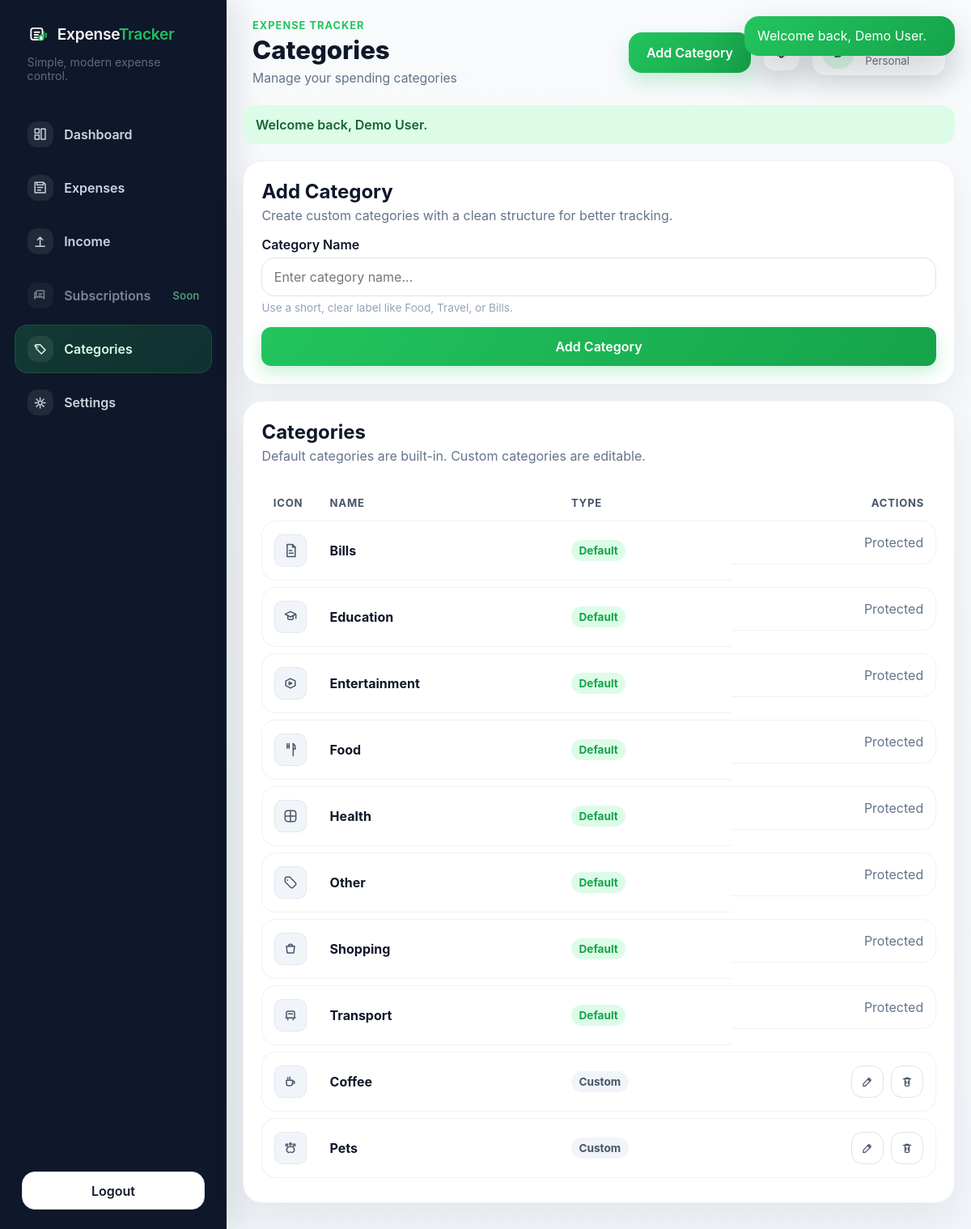
/pages/categories.php (signed in), run on the app's committed database.
### tables this page shows
CREATE TABLE categories (
    id INT UNSIGNED AUTO_INCREMENT PRIMARY KEY,
    user_id INT UNSIGNED NULL,
    name VARCHAR(50) NOT NULL,
    is_default TINYINT(1) NOT NULL DEFAULT 0,
    created_at TIMESTAMP NOT NULL DEFAULT CURRENT_TIMESTAMP,
    updated_at TIMESTAMP NOT NULL DEFAULT CURRENT_TIMESTAMP ON UPDATE CURRENT_TIMESTAMP,
    CONSTRAINT fk_categories_user
        FOREIGN KEY (user_id) REFERENCES users(id)
        ON DELETE CASCADE,
    UNIQUE KEY unique_user_category (user_id, name)
);

### includes/functions.php (called while the page is built, shortened)
<?php
require_once __DIR__ . '/../config/db.php';
function db(): PDO
{
    global $pdo;
    return $pdo;
}
function currentUserAvatarUrl(): string
{
    $avatarUrl = trim((string) ($_SESSION['user_avatar_url'] ?? ''));
    $userId = (int) ($_SESSION['user_id'] ?? 0);
    try {
        $statement = db()->prepare('SELECT avatar_url FROM users WHERE id = :id LIMIT 1');
        $statement->execute(['id' => $userId]);
        $avatarUrl = trim((string) $statement->fetchColumn());
    } catch (Throwable $exception) {
        return '';
    }
    return $avatarUrl;
}
function appBasePath(): string
{
    static $basePath;
    if ($basePath !== null) {
        return $basePath;
    }
    $documentRoot = realpath($_SERVER['DOCUMENT_ROOT'] ?? '') ?: '';
    $appRoot = realpath(__DIR__ . '/..') ?: '';
    if ($documentRoot !== '' && $appRoot !== '' && str_starts_with($appRoot, $documentRoot)) {
        $basePath = str_replace('\\', '/', substr($appRoot, strlen($documentRoot))) ?: '';
    } else {
        $basePath = '';
    }
    return rtrim($basePath, '/');
}
function url(string $path = ''): string
{
    $basePath = appBasePath();
    $normalizedPath = ltrim($path, '/');
    if ($normalizedPath === '') {
        return $basePath !== '' ? $basePath . '/' : '/';
    }
    return ($basePath !== '' ? $basePath : '') . '/' . $normalizedPath;
}
function currentRoute(): string
{
    $requestPath = parse_url($_SERVER['REQUEST_URI'] ?? '', PHP_URL_PATH) ?: '';
    $basePath = appBasePath();
    return ltrim($requestPath, '/');
}
function isLoggedIn(): bool
{
    return isset($_SESSION['user_id']);
}
function currentUserId(): int
{
    return (int) ($_SESSION['user_id'] ?? 0);
}
function currentUserExists(): bool
{
    $userId = currentUserId();
    $statement = db()->prepare('SELECT COUNT(*) FROM users WHERE id = :id');
    $statement->execute(['id' => $userId]);
    return (int) $statement->fetchColumn() > 0;
}
function requireLogin(): void
{
    if (!currentUserExists()) {
        $_SESSION = [];
        if (ini_get('session.use_cookies')) {
            $params = session_get_cookie_params();
            setcookie(session_name(), '', time() - 42000, $params['path'], $params['domain'], (bool) $params['secure'], (bool) $params['httponly']);
        }
        session_destroy();
        session_start();
        setFlash('error', 'Your session expired after a database reset. Please log in again.');
        redirect('auth/login.php');
    }
}
function e(?string $value): string
{
    return htmlspecialchars((string) $value, ENT_QUOTES, 'UTF-8');
}
function getUserCategories(int $userId): array
{
    $statement = db()->prepare(
        'SELECT id, name, is_default
         FROM categories
         WHERE user_id = :user_id OR is_default = 1
         ORDER BY is_default DESC, name ASC'
    );
    $statement->execute(['user_id' => $userId]);
    return $statement->fetchAll();
}

### pages/categories.php (the view, shortened to what this page needs)
<?php
require_once __DIR__ . '/../includes/functions.php';
requireLogin();
$userId = currentUserId();
function categoryIcon(string $name): string
{
    $key = strtolower(trim($name));
    $foodIcon = <<<'SVG'
<svg viewBox="0 0 24 24" aria-hidden="true" fill="none">
    <path d="M7 3v7M10 3v7M7 7h3M16 3v18" stroke="currentColor" stroke-width="1.8" stroke-linecap="round" stroke-linejoin="round"/>
    <path d="M16 3c2.2 1.4 3 3.3 3 5.4V11h-3" stroke="currentColor" stroke-width="1.8" stroke-linecap="round" stroke-linejoin="round"/>
</svg>
SVG;
    $billIcon = <<<'SVG'
<svg viewBox="0 0 24 24" aria-hidden="true" fill="none">
    <path d="M7 3h8l4 4v14H7z" stroke="currentColor" stroke-width="1.8" stroke-linecap="round" stroke-linejoin="round"/>
    <path d="M15 3v4h4M10 12h4M10 16h6" stroke="currentColor" stroke-width="1.8" stroke-linecap="round" stroke-linejoin="round"/>
</svg>
SVG;
    $transportIcon = <<<'SVG'
<svg viewBox="0 0 24 24" aria-hidden="true" fill="none">
    <path d="M6 16V8a2 2 0 0 1 2-2h8a2 2 0 0 1 2 2v8" stroke="currentColor" stroke-width="1.8" stroke-linecap="round" stroke-linejoin="round"/>
    <path d="M5 16h14M8 19h.01M16 19h.01M8 16v3M16 16v3M9 10h6" stroke="currentColor" stroke-width="1.8" stroke-linecap="round" stroke-linejoin="round"/>
</svg>
SVG;
    $shoppingIcon = <<<'SVG'
<svg viewBox="0 0 24 24" aria-hidden="true" fill="none">
    <path d="M6 8h12l-1.2 10H7.2z" stroke="currentColor" stroke-width="1.8" stroke-linecap="round" stroke-linejoin="round"/>
    <path d="M9 8a3 3 0 1 1 6 0" stroke="currentColor" stroke-width="1.8" stroke-linecap="round" stroke-linejoin="round"/>
</svg>
SVG;
    $healthIcon = <<<'SVG'
<svg viewBox="0 0 24 24" aria-hidden="true" fill="none">
    <path d="M12 5v14M5 12h14" stroke="currentColor" stroke-width="1.8" stroke-linecap="round" stroke-linejoin="round"/>
    <rect x="4" y="4" width="16" height="16" rx="4" stroke="currentColor" stroke-width="1.8"/>
</svg>
SVG;
    $entertainmentIcon = <<<'SVG'
<svg viewBox="0 0 24 24" aria-hidden="true" fill="none">
    <path d="M5 8.5 12 5l7 3.5v7L12 19l-7-3.5z" stroke="currentColor" stroke-width="1.8" stroke-linecap="round" stroke-linejoin="round"/>
    <path d="m10 10 4 2-4 2z" stroke="currentColor" stroke-width="1.8" stroke-linecap="round" stroke-linejoin="round"/>
</svg>
SVG;
    $educationIcon = <<<'SVG'
<svg viewBox="0 0 24 24" aria-hidden="true" fill="none">
    <path d="m4 8 8-4 8 4-8 4z" stroke="currentColor" stroke-width="1.8" stroke-linecap="round" stroke-linejoin="round"/>
    <path d="M8 10v4c0 1.2 1.8 2 4 2s4-.8 4-2v-4" stroke="currentColor" stroke-width="1.8" stroke-linecap="round" stroke-linejoin="round"/>
    <path d="M20 9v5" stroke="currentColor" stroke-width="1.8" stroke-linecap="round" stroke-linejoin="round"/>
</svg>
SVG;
    $coffeeIcon = <<<'SVG'
<svg viewBox="0 0 24 24" aria-hidden="true" fill="none">
    <path d="M6 10h9v4a4 4 0 0 1-4 4H9a3 3 0 0 1-3-3z" stroke="currentColor" stroke-width="1.8" stroke-linecap="round" stroke-linejoin="round"/>
    <path d="M15 11h1a2 2 0 1 1 0 4h-1M8 6v2M11 5v3" stroke="currentColor" stroke-width="1.8" stroke-linecap="round" stroke-linejoin="round"/>
</svg>
SVG;
    $petIcon = <<<'SVG'
<svg viewBox="0 0 24 24" aria-hidden="true" fill="none">
    <path d="M8.5 10.5c1.4-1 5.6-1 7 0 1.7 1.3 2.5 3.4 2 5.3-.4 1.7-1.7 2.7-3.3 2.7-.8 0-1.5-.3-2.2-.8-.7.5-1.4.8-2.2.8-1.6 0-2.9-1-3.3-2.7-.5-1.9.3-4 2-5.3Z" stroke="currentColor" stroke-width="1.8" stroke-linecap="round" stroke-linejoin="round"/>
    <path d="M8 7.5a1.5 1.5 0 1 1-3 0 1.5 1.5 0 0 1 3 0ZM13.5 6a1.5 1.5 0 1 1-3 0 1.5 1.5 0 0 1 3 0ZM19 7.5a1.5 1.5 0 1 1-3 0 1.5 1.5 0 0 1 3 0Z" stroke="currentColor" stroke-width="1.8" stroke-linecap="round" stroke-linejoin="round"/>
</svg>
SVG;
    $tagIcon = <<<'SVG'
<svg viewBox="0 0 24 24" aria-hidden="true" fill="none">
    <path d="M11 4H6a2 2 0 0 0-2 2v5l8.5 8.5a2.1 2.1 0 0 0 3 0l4-4a2.1 2.1 0 0 0 0-3z" stroke="currentColor" stroke-width="1.8" stroke-linecap="round" stroke-linejoin="round"/>
    <path d="M7.5 8.5h.01" stroke="currentColor" stroke-width="2.2" stroke-linecap="round" stroke-linejoin="round"/>
</svg>
SVG;
    return match (true) {
        str_contains($key, 'food') => $foodIcon,
        str_contains($key, 'bill') => $billIcon,
        str_contains($key, 'transport'), str_contains($key, 'taxi'), str_contains($key, 'bus') => $transportIcon,
        str_contains($key, 'shop') => $shoppingIcon,
        str_contains($key, 'health'), str_contains($key, 'doctor'), str_contains($key, 'pharma') => $healthIcon,
        str_contains($key, 'entertain') => $entertainmentIcon,
        str_contains($key, 'education'), str_contains($key, 'course') => $educationIcon,
        str_contains($key, 'coffee') => $coffeeIcon,
        str_contains($key, 'pet') => $petIcon,
        default => $tagIcon,
    };
}
$categories = getUserCategories($userId);
$categoryNames = array_map(
    static fn (array $category): string => strtolower((string) $category['name']),
    $categories
);
$pageActions = '<a class="button button-lg" href="#category-form">Add Category</a>';
require_once __DIR__ . '/../includes/header.php';
?>
<div class="toast-stack" id="toastStack" aria-live="polite" aria-atomic="true"></div>
<div data-categories-page data-api-url="<?= e(url('api/categories.php')); ?>">
<section class="card section-gap">
    <div class="card-header-block">
        <h2>Add Category</h2>
        <p class="muted">Create custom categories with a clean structure for better tracking.</p>
    </div>
        <form method="post" id="categoryCreateForm" data-category-form data-existing-names="<?= e(json_encode($categoryNames, JSON_THROW_ON_ERROR)); ?>" data-category-create-form>
        <div class="form-grid">
            <div class="field full">
                <label for="name">Category Name</label>
                <input
                    id="name"
                    type="text"
                    name="name"
                    placeholder="Enter category name..."
                    value="<?= e($_POST['name'] ?? ''); ?>"
                    required
                >
                <small class="field-note">Use a short, clear label like Food, Travel, or Bills.</small>
            </div>
        </div>
        <div class="category-form-actions">
            <button class="auth-submit" type="submit">Add Category</button>
        </div>
    </form>
</section>
<section class="card section-gap table-card">
    <div class="card-header-block">
        <h2>Categories</h2>
        <p class="muted">Default categories are built-in. Custom categories are editable.</p>
    </div>
    <div class="table-wrap">
        <table class="categories-table">
            <thead>
            <tr>
                <th>Icon</th>
                <th>Name</th>
                <th>Type</th>
                <th class="actions-heading">Actions</th>
            </tr>
            </thead>
            <tbody>
            <?php foreach ($categories as $category): ?>
                <tr class="category-row">
                    <td class="category-icon-cell">
                        <span class="category-icon"><?= categoryIcon($category['name']); ?></span>
                    </td>
                    <td>
                        <strong><?= e($category['name']); ?></strong>
                    </td>
                    <td>
                        <?php if ((int) $category['is_default'] === 1): ?>
                            <span class="badge badge-soft-green">Default</span>
                        <?php else: ?>
                            <span class="badge badge-soft">Custom</span>
                        <?php endif; ?>
                    </td>
                    <td class="category-actions">
                        <?php if ((int) $category['is_default'] === 0): ?>
                            <button
                                class="icon-outline-button"
                                type="button"
                                data-category-edit
                                data-category-id="<?= e((string) $category['id']); ?>"
                                data-category-name="<?= e($category['name']); ?>"
                                aria-label="Edit <?= e($category['name']); ?>"
                                title="Edit"
                            >
                            </button>
                            <form method="post" class="inline-form" data-category-delete-form>
                                <button
                                    class="icon-outline-button icon-outline-danger"
                                    type="button"
                                    data-category-delete
                                    data-category-id="<?= e((string) $category['id']); ?>"
                                    data-category-name="<?= e($category['name']); ?>"
                                    aria-label="Delete <?= e($category['name']); ?>"
                                    title="Delete"
                                >
                                    <svg viewBox="0 0 24 24" fill="none" aria-hidden="true">
                                        <path d="M5 7h14M10 11v5M14 11v5M8 7l1-2h6l1 2M8 7v11a2 2 0 0 0 2 2h4a2 2 0 0 0 2-2V7" stroke="currentColor" stroke-width="1.8" stroke-linecap="round" stroke-linejoin="round"/>
                                    </svg>
                                </button>
                            </form>
                        <?php else: ?>
                            <span class="muted">Protected</span>
                        <?php endif; ?>
                    </td>
                </tr>
            <?php endforeach; ?>
            </tbody>
        </table>
    </div>
</section>
</div>
<?php require_once __DIR__ . '/../includes/footer.php'; ?>

### data on the page
categories: name "Bills", is_default "Default"
categories: name "Education", is_default "Default"
categories: name "Entertainment", is_default "Default"
categories: name "Food", is_default "Default"
categories: name "Health", is_default "Default"
categories: name "Other", is_default "Default"
categories: name "Shopping", is_default "Default"
categories: name "Transport", is_default "Default"
categories: name "Coffee", is_default "Custom"
categories: name "Pets", is_default "Custom"

### other printed values
$pageTitle "Categories"
$pageSubtitle "Manage your spending categories"
substr(currentUserName(), 0, 1) "D"
currentUserName() "Demo User"
$flash['message'] "Welcome back, Demo User."
